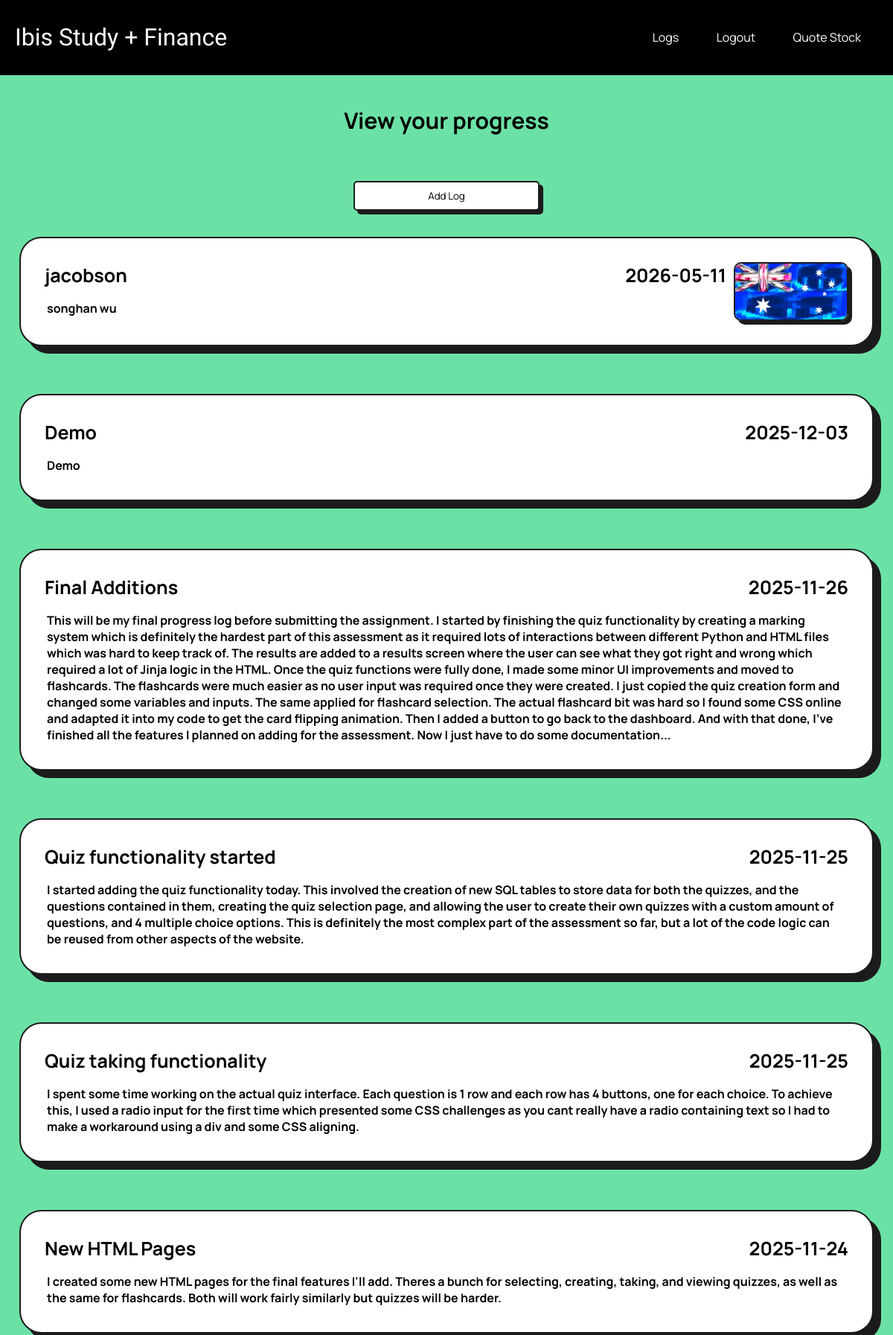
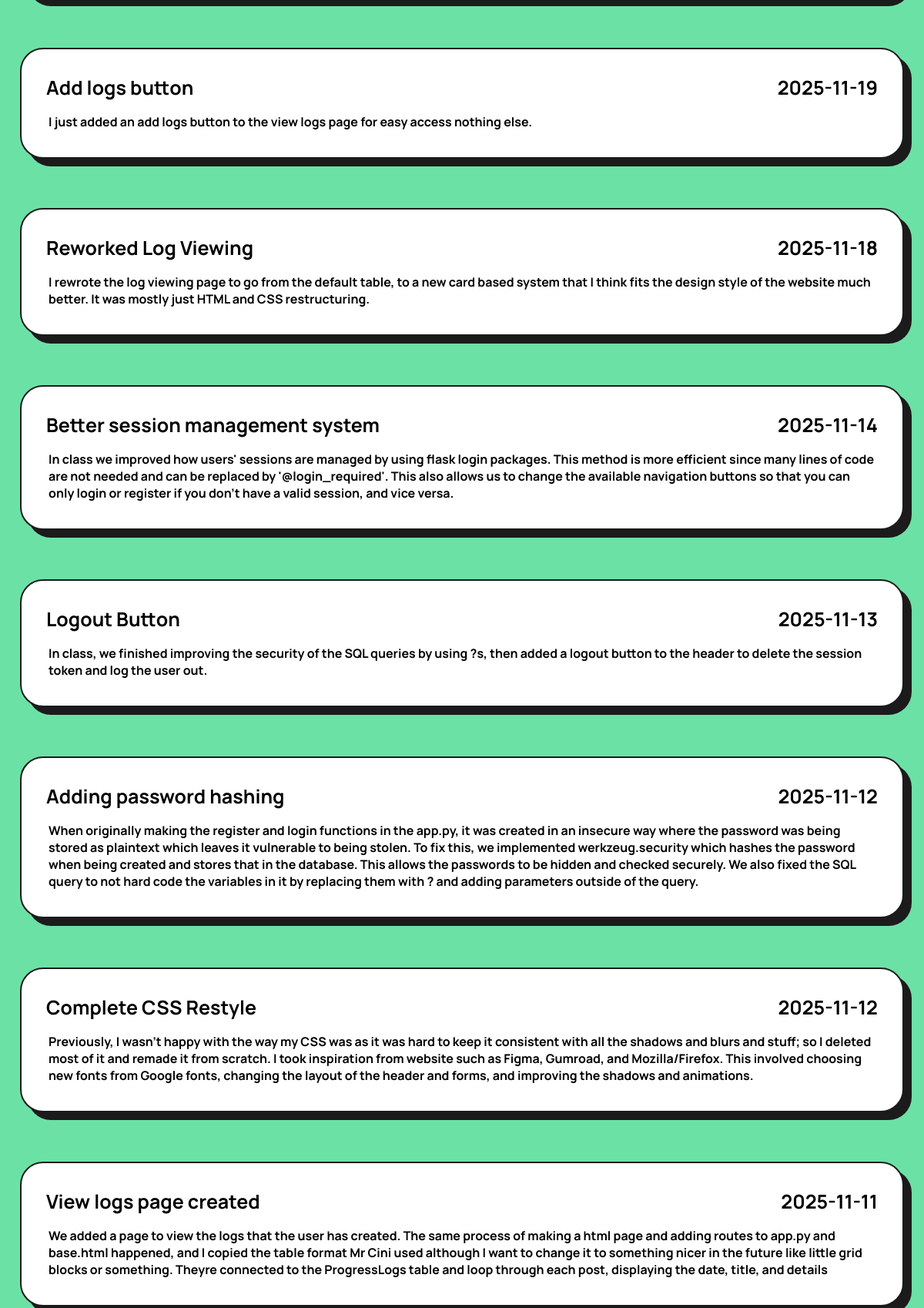
The app's page /view_log (signed in, upper part) with its own data (2 pictures, top to bottom).
### tables this page shows
CREATE TABLE ProgressLogs(
    -- id, user_id, date, title, details, image_path nullable
    id INTEGER PRIMARY KEY AUTOINCREMENT,
    user_id INTEGER NOT NULL,
    date TEXT NOT NULL,
    title TEXT NOT NULL,
    details TEXT NOT NULL,
    image_path TEXT

);

### app.py (the view)
@app.route('/view_log', methods=['GET'])
@login_required
def view_log():
    try:
        with get_db_connection() as conn:
            cursor = conn.cursor()
            cursor.execute(
                """
                SELECT date, title, details, image_path
                FROM ProgressLogs
                WHERE user_id = ?
                ORDER BY date DESC
                """,
                (current_user.id,)
            )
            posts = cursor.fetchall()
        return render_template('viewLogs.html', posts=posts, username=current_user.username)
    except Exception as e:
        flash(f'Error loading your progress logs: {e}', 'error')
        return redirect(url_for('dashboard'))

### app.py (called while the page is built)
@login_manager.user_loader
def load_user(user_id):
    try:
        with get_db_connection() as conn:
            cursor = conn.cursor()
            cursor.execute(
                'SELECT id, username FROM Users WHERE id = ?',
                (user_id,)
            )
            user = cursor.fetchone()
        if user:
            return User(id=user['id'], username=user['username'])
        return None
    except Exception as e:
        print(f"Error loading user {user_id}: {e}")  # Replace with proper logging later
        return None

@contextmanager
def get_db_connection():
    conn = sqlite3.connect('database.db')
    conn.row_factory = sqlite3.Row
    try: # waits for the connection to finish, keeping it open until it is done so it can be closed
        yield conn
    finally:
        conn.close()

### templates/viewLogs.html (shortened to what this page needs)
{% extends 'base.html' %}
{% block content %}
        <h4>View your progress</h4> <br>
        <div style="display: flex; justify-content: center">
            <a href="{{ url_for('add_progress') }}" style="align-content: center">
                <button style="width: 250px; ">Add Log</button>
            </a>
        </div>
        {% if posts %}
            <div class="logGrid">
                {% for post in posts %}
                    <div class="log">
                        <div class="logText">
                            <div class="logHeader">
                                <h3>{{ post.title }}</h3>
                                <h3>{{ post.date }}</h3>
                            </div>
                            <p>{{ post.details }}</p>
                        </div>
                        {% if post.image_path %}
                            <img class="logImage"
                                 src="{{ url_for('static', filename=post.image_path) }}"
                                 alt="Progress image for {{ post.title }}">
                        {% endif %}
                    </div>
                {% endfor %}
            </div>
        {% else %}
            <p>No progress entries found</p>
        {% endif %}
{% endblock %}

### templates/base.html (shortened to what this page needs)
<!DOCTYPE html>
<html lang="en">
<head>
    <link rel="stylesheet" href="{{ url_for('static', filename='styles.css') }}">
</head>
<body>
    <header>
        <h1>{% block heading %}Ibis Study + Finance{% endblock %}</h1>
        <nav>
            {% if not current_user.is_authenticated %}
                <a href="{{ url_for('login') }}">Login</a>
                <a href="{{ url_for('register') }}">Register</a>
            {% else %}
                <a href="{{ url_for('view_log') }}">Logs</a>
                <a href="{{ url_for('logout') }}">Logout</a>
                <a href="{{ url_for('quote_stock') }}">Quote Stock</a>
            {% endif %}
        </nav>
    </header>
    <content>
        {% block content %}
        {% endblock %}
    </content>
</body>
</html>

### static/styles.css (style rules this page uses)
body { font-family: Arial, sans-serif; margin: 0; padding: 0; background-color: #6ce1a6; color:black; }
header { background-color: black; padding: 10px 20px; align-items: center; display: flex; justify-content: space-between; }
nav a { color: white; text-decoration: none; margin: 0 15px; text-align: right; transition: all ease 500ms; font-family: 'Manrope', sans-serif; padding: 0.5em; border-radius: 7px; }
h1 { text-align: left; font-family: 'Climate Crisis', sans-serif; font-weight: normal; color: white; }
h3 { font-family: 'Manrope', sans-serif; font-weight: bolder; color: black; font-size: 25px; margin: 0; padding: 0; }
h4 { font-family: 'Manrope', sans-serif; font-weight: bolder; color: black; font-size: 30px; align-items: center; text-align: center; }
p { font-family: 'Manrope', sans-serif; font-weight: bold; margin: 3px; }
button { border: 2px solid #1c1b1b; box-shadow: 5px 5px #1c1b1b; border-radius: 5px; background-color: white; font-family: 'Manrope', sans-serif; transition: background-color 500ms ease-in-out, font-weight 500ms ease-in-out, letter-spacing 500ms ease-in-out, transform 100ms ease, box-shadow 100ms ease; ; width: calc(100% - 20rem); max-width: 50rem; margin: 0.2rem auto; height: 3em }
.logGrid { display: flex; flex-direction: column; justify-content: center; }
.log { align-self: center; justify-content: space-between; display: flex; flex-direction: row; flex-wrap: wrap; gap: 10px; padding: 2em; margin: 2em auto; border-radius: 30px; background-color: white; min-height: 4vh; width: 90vw; border: 2px solid #1c1b1b; box-shadow: 10px 10px #1c1b1b; }
.logText { flex: 1; min-width: 250px; }
.logHeader { display: flex; justify-content: space-between; gap: 1em; flex-wrap: wrap; margin-bottom: 1em; }
.logImage { width: 150px; max-width: 100%; height: auto; object-fit: cover; border: 2px solid #1c1b1b; box-shadow: 5px 5px #1c1b1b; border-radius: 10px; }

### records on screen
ProgressLogs: title "jacobson", date "2026-05-11", details "songhan wu", image_path (picture)
ProgressLogs: title "Demo", date "2025-12-03", details "Demo"
ProgressLogs: title "Final Additions", date "2025-11-26", details "This will be my final progress log before submitting the assignment. I started by finishing the quiz functionality by creating a marking system which is definitely the hardest part of this assessment as it required lots of interactions between different Python and HTML files which was hard to keep track of. The results are added to a results screen where the user can see what they got right and wrong which required a lot of Jinja logic in the HTML. Once the quiz functions were fully done, I made some minor UI improvements and moved to flashcards. The flashcards were much easier as no user input was required once they were created. I just copied the quiz creation form and changed some…"
ProgressLogs: title "Quiz functionality started", date "2025-11-25", details "I started adding the quiz functionality today. This involved the creation of new SQL tables to store data for both the quizzes, and the questions contained in them, creating the quiz selection page, and allowing the user to create their own quizzes with a custom amount of questions, and 4 multiple choice options. This is definitely the most complex part of the assessment so far, but a lot of the code logic can be reused from other aspects of the website."
ProgressLogs: title "Quiz taking functionality", date "2025-11-25", details "I spent some time working on the actual quiz interface. Each question is 1 row and each row has 4 buttons, one for each choice. To achieve this, I used a radio input for the first time which presented some CSS challenges as you cant really have a radio containing text so I had to make a workaround using a div and some CSS aligning."
ProgressLogs: title "New HTML Pages", date "2025-11-24", details "I created some new HTML pages for the final features I'll add. Theres a bunch for selecting, creating, taking, and viewing quizzes, as well as the same for flashcards. Both will work fairly similarly but quizzes will be harder."
ProgressLogs: title "Add logs button", date "2025-11-19", details "I just added an add logs button to the view logs page for easy access nothing else."
ProgressLogs: title "Reworked Log Viewing", date "2025-11-18", details "I rewrote the log viewing page to go from the default table, to a new card based system that I think fits the design style of the website much better. It was mostly just HTML and CSS restructuring."
ProgressLogs: title "Better session management system", date "2025-11-14", details "In class we improved how users' sessions are managed by using flask login packages. This method is more efficient since many lines of code are not needed and can be replaced by '@login_required'. This also allows us to change the available navigation buttons so that you can only login or register if you don't have a valid session, and vice versa."
ProgressLogs: title "Logout Button", date "2025-11-13", details "In class, we finished improving the security of the SQL queries by using ?s, then added a logout button to the header to delete the session token and log the user out."
ProgressLogs: title "Adding password hashing", date "2025-11-12", details "When originally making the register and login functions in the app.py, it was created in an insecure way where the password was being stored as plaintext which leaves it vulnerable to being stolen. To fix this, we implemented werkzeug.security which hashes the password when being created and stores that in the database. This allows the passwords to be hidden and checked securely. We also fixed the SQL query to not hard code the variables in it by replacing them with ? and adding parameters outside of the query."
ProgressLogs: title "Complete CSS Restyle", date "2025-11-12", details "Previously, I wasn't happy with the way my CSS was as it was hard to keep it consistent with all the shadows and blurs and stuff; so I deleted most of it and remade it from scratch. I took inspiration from website such as Figma, Gumroad, and Mozilla/Firefox. This involved choosing new fonts from Google fonts, changing the layout of the header and forms, and improving the shadows and animations."
ProgressLogs: title "View logs page created", date "2025-11-11", details "We added a page to view the logs that the user has created. The same process of making a html page and adding routes to app.py and base.html happened, and I copied the table format Mr Cini used although I want to change it to something nicer in the future like little grid blocks or something. Theyre connected to the ProgressLogs table and loop through each post, displaying the date, title, and details"
